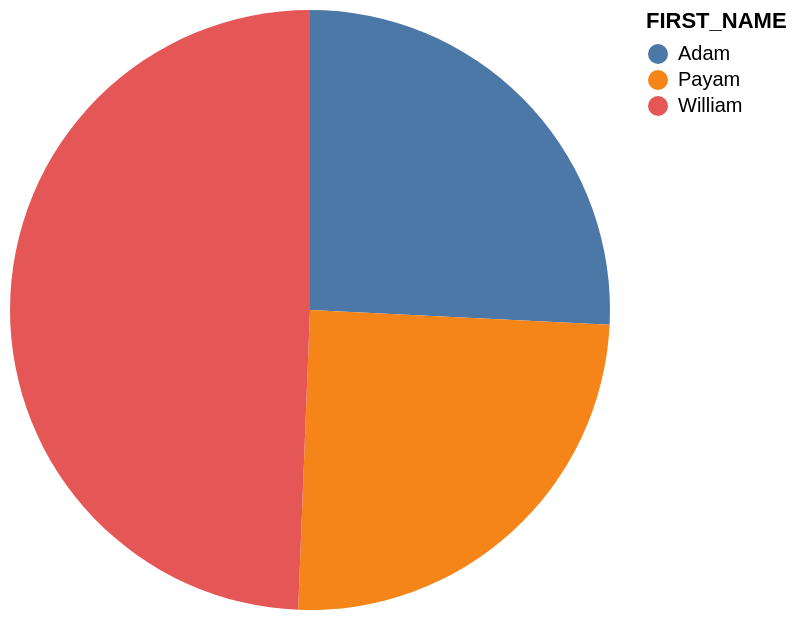

The specification (Vega-Lite) saved for this image:
### Vega-Lite specification from a JSON file in a GitHub repository (floating-point values rounded to 4 significant figures)
{"data": {"values": [{"x_data": "Adam", "y_data": 8200}, {"x_data": "Payam", "y_data": 7900}, {"x_data": "William", "y_data": 15700}]}, "mark": "arc", "encoding": {"theta": {"field": "y_data", "type": "quantitative", "title": "SUM(SALARY)"}, "color": {"field": "x_data", "type": "nominal", "title": "FIRST_NAME"}}}
